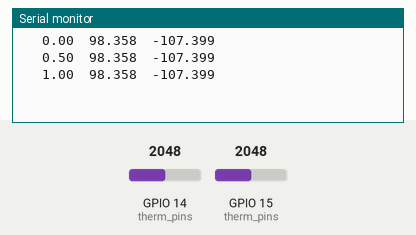
Recording of a sketch running on a simulated ESP32. On the bench: the last lines printed to the serial monitor. Inputs (shaded band) come from the test bench; at power-on: GPIO 14 (therm_pins) = 2048, GPIO 15 (therm_pins) = 2048.

Above: at 1.3 s.
1.4 s: GPIO 14 (therm_pins) set to 2866
At 1.9 s:
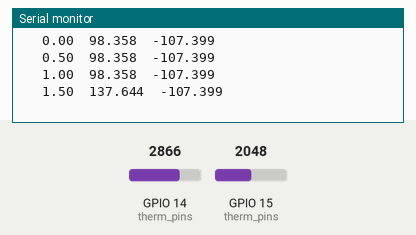
2.9 s: GPIO 15 (therm_pins) set to 2866
At 3.4 s:
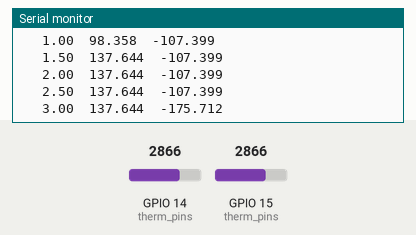
4.4 s: GPIO 14 (therm_pins) set to 3603
At 4.9 s:
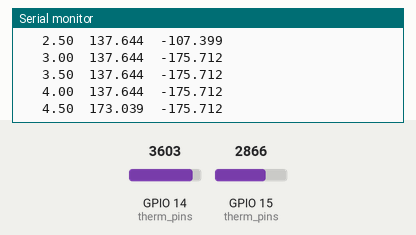
5.9 s: GPIO 15 (therm_pins) set to 3603
At 10.4 s:
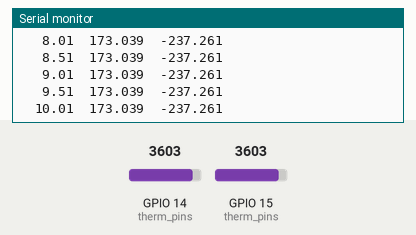
Timing chart, 0 to 11.4 s (numbered marks = the images above; inputs shaded):
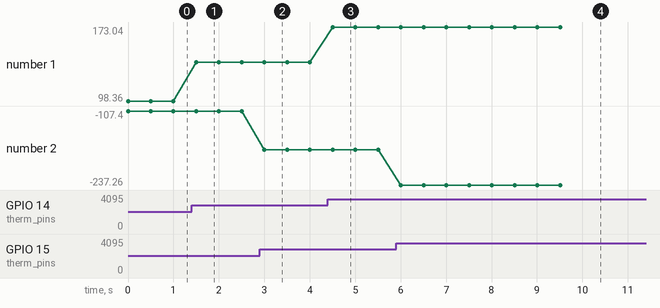

Measured:
- after the input at 1.4 s, the serial monitor: prints a new line after 0.10 s (image 1)
- after the input at 2.9 s, the serial monitor: prints a new line after 0.10 s (image 2)
- after the input at 4.4 s, the serial monitor: prints a new line after 0.10 s (image 3)
- after the input at 5.9 s, the serial monitor: prints a new line after 0.10 s (image 4)
- plotted number 1: 98.36 → 137.64 after the input at 1.4 s, 137.64 → 173.04 after the input at 4.4 s
- plotted number 2: -107.4 → -175.71 after the input at 2.9 s, -175.71 → -237.26 after the input at 5.9 s

The sketch:

read_thermistor_pair.ino
```cpp
#include <Arduino.h>
#include <elapsedMillis.h>
#include <math.h>

#define THERM1 14
#define THERM2 15
#define THERM3 16

#define REF 3.3
#define RES 10

uint8_t therm_pins[] = {THERM1, THERM2};
int     raw_vals[]   = {     0,      0};
float   voltage[]    = {   0.0,    0.0};
float   fit_coef[][5]= { {0.0402463, 0.0243041, 0.0078931, 0.0012562, 0.0000655},
                         {0.0408823, 0.0301964, 0.0135852, 0.0033340, 0.0003276} };
float in_ser_res[]   = {  9750,   9760};
float temperature[]        = {     0,      0};

//float Temps[] = {23.3, 25, 30, 35, 40, 45, 50, 55, 60, 65, 70, 75, 80, 85, 90, 95, 100, 105, 110, 115, 120};
//float v[][21] = { {1.535, 1.745, 1.894, 2.032, 2.284, 2.484, 2.571, 2.642, 2.790, 2.832, 2.877, 2.955, 3.000, 3.048, 3.097, 3.119, 3.123, 3.148, 3.171, 3.181, 3.190},
//              {1.577, 1.755, 1.842, 2.003, 2.223, 2.403, 2.500, 2.571, 2.723, 2.771, 2.826, 2.903, 2.952, 3.000, 3.055, 3.084, 3.097, 3.123, 3.148, 3.161, 3.171}
//               ----, -----, , 2.045, 2., 2.139, 2.300, };
float Temps[] = {23.3, 25, 27.5, 30, 31, 32, 33, 34, 35, 36, 37, 38, 39, 40, 41, 42, 45.5, 48, 50};
float v[][19] = {{1.565, 1.60, 1.732, 1.845, 1.900, 1.942, 1.974, 2.000, 2.026, 2.055, 2.081, 2.110, 2.140, 2.168, 2.190, 2.213, 2.345, 2.416, 2.458},
                 {1.558, 1.60, 1.771, 1.871, 1.984, 2.068, 2.123, 2.158, 2.284, 2.219, 1.252, 2.287, 2.313, 2.339, 2.358, 2.368, 2.526, 2.616, 2.648}};

//Note v[1][19] are the voltage calibrations for the 3d printed test setup
elapsedMillis timer = 0;
uint8_t byte_recieved;
bool    is_sampling;

float get_therm_voltage(int val, float reference, int resolution) {
  return ((float) val)*(reference/(pow(2.0, resolution)-1));
}

float volt2temp1(float voltage, float in_ser_res, float fit_coef[5], float reference) {
  float therm_res = in_ser_res*(reference-voltage);
  float temperature = pow(fit_coef[0]+fit_coef[1]*log(therm_res/in_ser_res)+fit_coef[2]*(pow(log(therm_res/in_ser_res), 2))
                      +pow(fit_coef[3]*(log(therm_res/in_ser_res)),3)+pow(fit_coef[4]*(log(therm_res/in_ser_res)),4),-1);
  //return 2.495*exp(1.179*voltage);
  return temperature;
}

float volt2temp2(float voltage, float volt_lookup[21], float temp_lookup[21]){
  int ub_loc =0;
  for (int i=0; i<=21; i++){
    if(voltage > volt_lookup[i]){
      continue;
    }
    else if(voltage<volt_lookup[0]){
      ub_loc = 1;
      break;
    }
    else{
      ub_loc = i;
      break;
    }

  }
    int lb_loc = ub_loc-1;

  return ((temp_lookup[ub_loc]-temp_lookup[lb_loc])/(volt_lookup[ub_loc]-volt_lookup[lb_loc]))*(voltage-volt_lookup[lb_loc])+temp_lookup[lb_loc];
}

void sample() {
  Serial.printf("%7.2f", (((float) timer) / 1000.0));
  for (uint32_t i = 0; i < sizeof(therm_pins); i++) {
    raw_vals[i] = analogRead(therm_pins[i]);
    voltage[i]  = get_therm_voltage(raw_vals[i], REF, RES);
    temperature[i] = volt2temp2(voltage[i], v[i], Temps);
   // temperature[i] = volt2temp1(voltage[i], in_ser_res[i], fit_coef[i], REF);
    Serial.print("  "); Serial.printf("%1.3f",temperature[i]);
  }
  Serial.print("\n");
}

void setup() {
  // put your setup code here, to run once:
  Serial.begin(9600);
  //pinMode(THERM1, INPUT);
  //pinMode(THERM2, INPUT);
  for (uint32_t i = 0; i < sizeof(therm_pins); i++) {
    pinMode(therm_pins[i], INPUT);
  }
}

void loop() {
  // put your main code here, to run repeatedly:
  //int sensor1Value = analogRead(THERM1);
  //int sensor2Value = analogRead(THERM2);
  //double voltage1 = sensor1Value*(3.3/1023);
  //double voltage2 = sensor2Value*(3.3/1023);
  //Serial.print(voltage1); Serial.print("  "); Serial.print(voltage2); Serial.print("   "); Serial.print(get_voltage(sensor1Value, 3.3, 10)); Serial.print("  "); Serial.println(get_voltage(sensor2Value, 3.3, 10));

  //byte_recieved = Serial.read();

  if (byte_recieved == 'b')      { is_sampling = true; timer = 0; }   //enable sampling by changing bool, and restarting the time
  else if (byte_recieved == 's') { is_sampling = true; }              //stop   sampling by changing bool
  else                           {is_sampling = true;};                                   //any other byte, no need to react
//  if (timer >= 3000*1000) {is_sampling = false;}
  if (is_sampling) { sample(); }
  delay(500);

}
/*
fit_coef[1]+fit_coef[2]*log(therm_res/in_ser_res)+
+fit_coef[4]*((log(therm_res/in_ser_res))^3)+fit_coef[5]*((log(therm_res/in_ser_res))^4))^(-1);
*/
```
